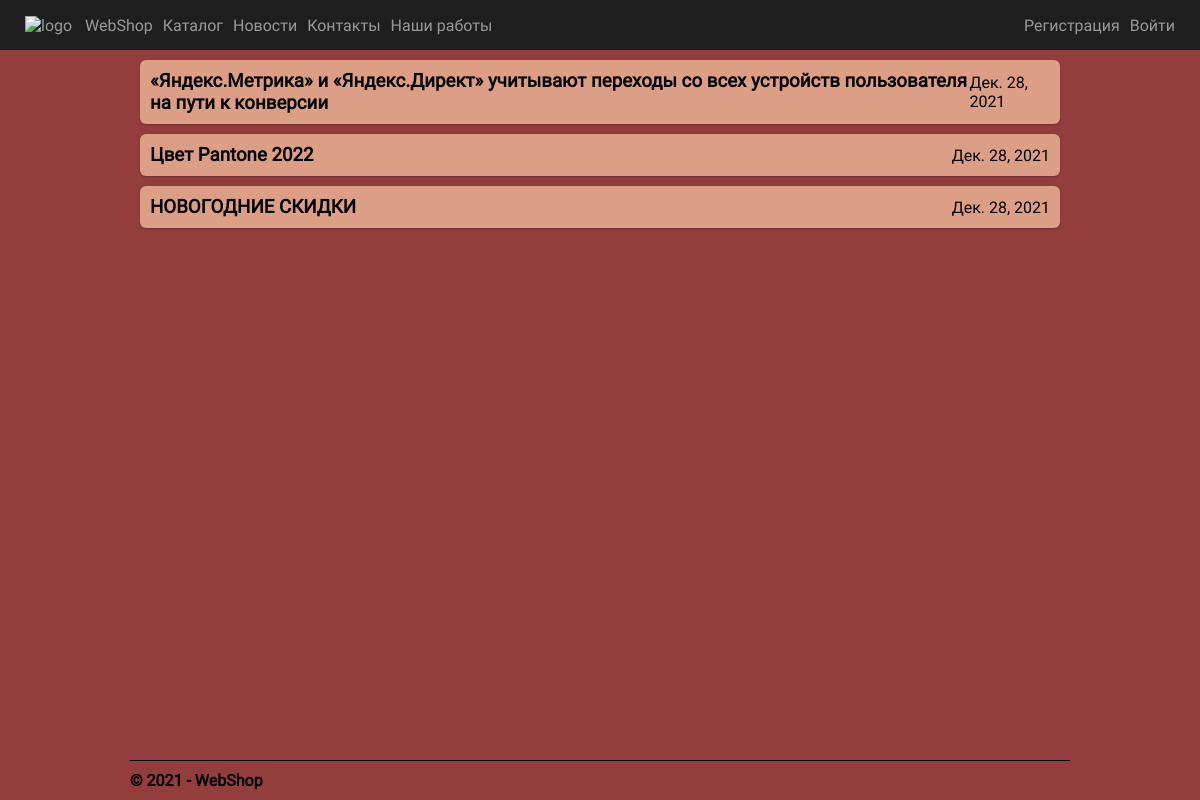
Page /news on the committed database.
### app/models.py (models this page shows, shortened)
class News(models.Model):
  title = models.CharField(max_length=150, verbose_name='Заголовок новости')
  text = models.TextField(verbose_name='Текст новости')
  image = models.FileField(default = 'placeholder/placeholder.png', verbose_name = 'Изображение к новости')
  date = models.DateField(default=datetime.now(), verbose_name='Дата публикации')
  class Meta:
    db_table = "News"
    ordering = ["-date"]
    verbose_name = "Новость"
    verbose_name_plural = "Новости"

### app/views.py (the view)
# urls.py: url(r'^news$', app.views.news, name='news'),
def news(request):
    news = News.objects.all()
    assert isinstance(request, HttpRequest)
    return render(
        request,
        'app/news.html',
        {
            'news' : news,
            'title':'Новости',
            'year':datetime.now().year,
        }
    )

### app/templates/app/news.html
{% extends "app/layout.html" %} {% block content %}
<div class="news-container">
  {% for post in news %}
  <div class="news-post-container">
    <a href="{% url 'post' parametr=post.id %}" class="post-link">
      <h3 class="post-title">{{post.title}}</h3>
    </a>
    <p class="post-date">{{post.date}}</p>
  </div>
  {% endfor %}
</div>
{% endblock %}

### app/static/app/content/style.css (style rules this page uses)
body .header, body .header .header-link-container, body .header .header-link-container #logoutForm, body .header .header-link-container .header-link, body .product-container .product-top-section, body .cart-container .cart-info .cart-details, body .cart-container .cart-info .cart-details .left-and-center, body .client-orders-container .order-container .order-details, body .manager-orders-container .order-container .order-info .order-details, body .manager-orders-container .order-container .order-info .order-details .left-and-center, body .news-container .news-post-container, body .user-container .user-info, body .user-container form .user-data { display: flex; flex-direction: row; flex-wrap: nowrap; align-items: center; }
body, body .catalog-container .product-container .product-right, body .product-container .product-bot-section .product-description-container, body .product-container .product-bot-section .product-comments .add-comment-form div, body .cart-container .cart-info .cart-details .right-part, body .manager-orders-container .order-container .status-buttons, body .contacts-container .address-container address, body .login-container .auth-form-container, body .login-container .auth-form-container .login-form .form-group, body .registration-container .reg-form-container, body .registration-container .reg-form-container form div, body .post-container .npc .img-container, body .home-container .hcc, body .add-product-container { display: flex; flex-direction: column; flex-wrap: nowrap; align-items: center; }
* { margin: 0; padding: 0; }
html { width: 100%; }
@media screen and (min-width: 960px) { body { width: 100%; } }
body { display: inline-block; font-family: "Roboto"; background-color: #943d3d; }
body .news-container { min-height: calc(100vh - 110px); }
body .news-container .news-post-container { margin: 10px 20px; padding: 10px; background-color: #fcc9a7b2; border-radius: 6px; box-shadow: rgba(0, 0, 0, 0.3) 0px 1px 2px 0px; max-width: 960px; justify-content: space-between; }
body .news-container .news-post-container .post-link { color: #000000; text-decoration: none; }

### rows in the picture
News: title "«Яндекс.Метрика» и «Яндекс.Директ» учитывают переходы со всех устройств пользователя на пути к конверсии", date "Дек. 28, 2021"
News: title "Цвет Pantone 2022", date "Дек. 28, 2021"
News: title "НОВОГОДНИЕ СКИДКИ", date "Дек. 28, 2021"
